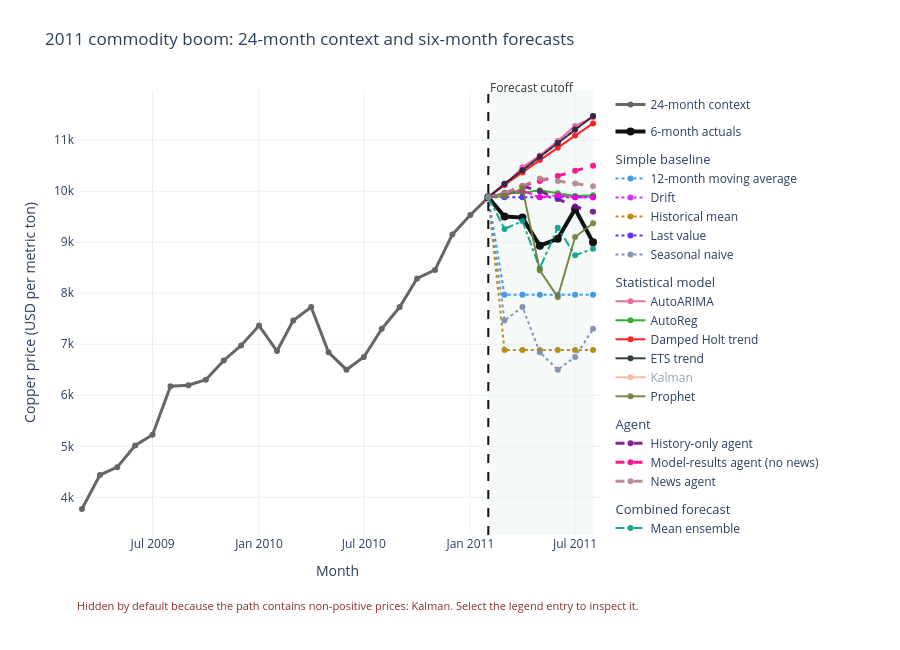
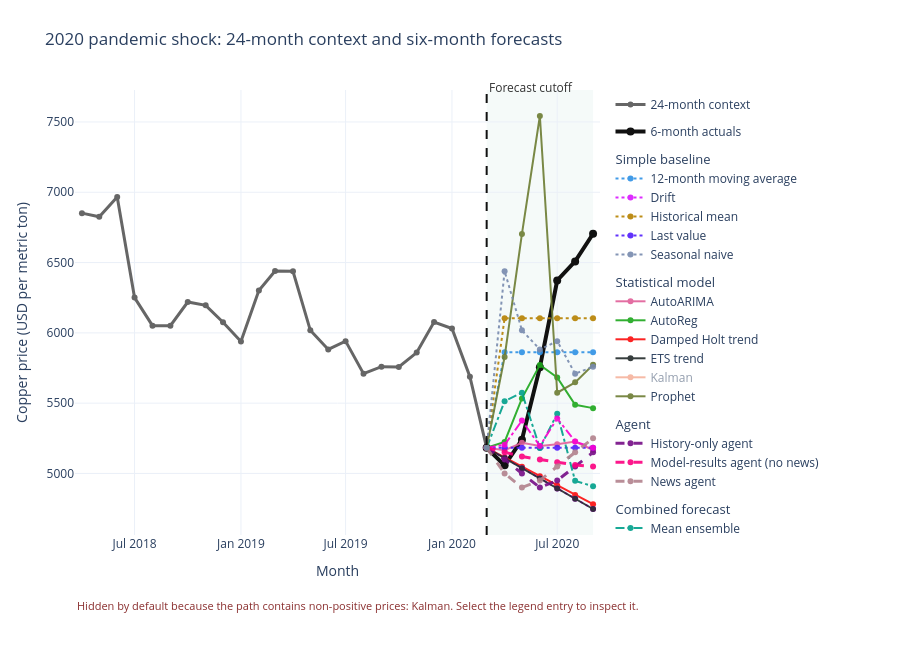
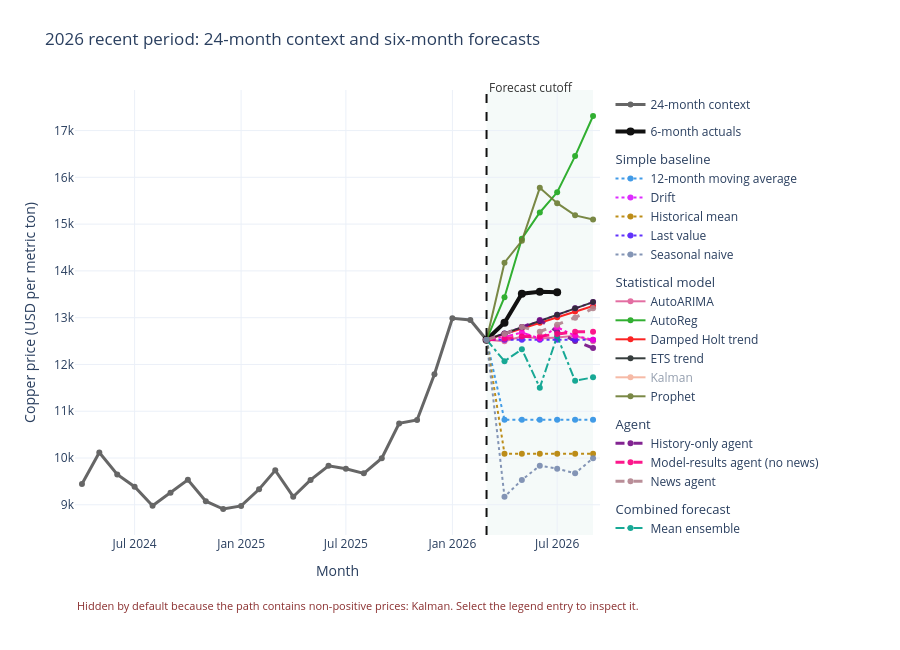

Here is the notebook cell these charts were saved with, in order:
### Markdown cell above
## 7. Compare every forecast path with its two-year context

Each scenario gets its own chart. The charcoal line shows the exact 24 monthly prices supplied to every method. The black line after the cutoff shows the six target months where actual prices are available; pending 2026 months remain blank. Every successful method is drawn from the cutoff through its six predictions. Line style indicates the method family, and hovering identifies the method and value.

Only point forecasts are shown here so all methods remain comparable and the chart stays readable. Forecast-range calibration is evaluated separately in the scorecards.

### Code cell
model_names = sorted(results["model"].unique())
model_palette = px.colors.qualitative.Dark24
model_colors = {
    model_name: model_palette[index % len(model_palette)]
    for index, model_name in enumerate(model_names)
}
family_dashes = {
    "Simple baseline": "dot",
    "Statistical model": "solid",
    "Combined forecast": "dashdot",
    "Agent": "dash",
}

scenario_figures = {}
for scenario, cutoff in SCENARIOS.items():
    context_frame = scenario_inputs[scenario]
    target_dates = pd.date_range(
        cutoff + pd.offsets.MonthBegin(1),
        periods=max(CONFIG.horizons),
        freq="MS",
    )
    target_actuals = copper.reindex(target_dates)["value"]
    scenario_results = results.loc[results["scenario"] == scenario].sort_values(
        ["family", "model", "horizon"]
    )

    figure = go.Figure()
    figure.add_trace(
        go.Scatter(
            x=context_frame.index,
            y=context_frame["value"],
            mode="lines+markers",
            name="24-month context",
            line={"color": "#666666", "width": 3},
            marker={"size": 6},
            hovertemplate="%{x|%b %Y}<br>Context: $%{y:,.0f}<extra></extra>",
        )
    )
    figure.add_trace(
        go.Scatter(
            x=[cutoff, *target_dates.tolist()],
            y=[float(context_frame["value"].iloc[-1]), *target_actuals.tolist()],
            mode="lines+markers",
            name="6-month actuals",
            line={"color": "#111111", "width": 4},
            marker={"size": 8, "symbol": "circle"},
            connectgaps=False,
            hovertemplate="%{x|%b %Y}<br>Actual: $%{y:,.0f}<extra></extra>",
        )
    )

    hidden_nonpositive = []
    for model_name, grouped_frame in scenario_results.groupby("model", sort=True):
        model_frame = grouped_frame.sort_values("horizon")
        family = str(model_frame["family"].iloc[0])
        has_nonpositive = bool((model_frame["point_forecast"] <= 0).any())
        if has_nonpositive:
            hidden_nonpositive.append(model_name)
        figure.add_trace(
            go.Scatter(
                x=[cutoff, *model_frame["forecast_date"].tolist()],
                y=[float(context_frame["value"].iloc[-1]), *model_frame["point_forecast"].tolist()],
                mode="lines+markers",
                name=model_name,
                legendgroup=family,
                legendgrouptitle_text=family,
                visible="legendonly" if has_nonpositive else True,
                line={
                    "color": model_colors[model_name],
                    "width": 3 if family == "Agent" else 2,
                    "dash": family_dashes[family],
                },
                marker={"size": 6},
                opacity=0.9,
                customdata=np.repeat(family, len(model_frame) + 1),
                hovertemplate=(
                    "%{x|%b %Y}<br>%{fullData.name}: $%{y:,.0f}"
                    "<br>%{customdata}<extra></extra>"
                ),
            )
        )

    figure.add_vrect(
        x0=cutoff,
        x1=target_dates.max(),
        fillcolor="#dcebea",
        opacity=0.28,
        line_width=0,
        layer="below",
    )
    figure.add_vline(x=cutoff, line_color="#111111", line_width=2, line_dash="dash")
    figure.add_annotation(
        x=cutoff,
        y=1.03,
        xref="x",
        yref="paper",
        text="Forecast cutoff",
        showarrow=False,
        xanchor="left",
        font={"size": 12, "color": "#333333"},
    )
    if hidden_nonpositive:
        figure.add_annotation(
            x=0,
            y=-0.18,
            xref="paper",
            yref="paper",
            text=(
                "Hidden by default because the path contains non-positive prices: "
                + ", ".join(hidden_nonpositive)
                + ". Select the legend entry to inspect it."
            ),
            showarrow=False,
            xanchor="left",
            align="left",
            font={"size": 11, "color": "#8a2f2f"},
        )

    figure.update_layout(
        title=f"{scenario}: 24-month context and six-month forecasts",
        template="plotly_white",
        height=650,
        margin={"l": 75, "r": 300, "t": 90, "b": 115},
        hovermode="x unified",
        legend={
            "x": 1.02,
            "y": 1,
            "xanchor": "left",
            "yanchor": "top",
            "groupclick": "toggleitem",
            "tracegroupgap": 8,
        },
        xaxis_title="Month",
        yaxis_title="Copper price (USD per metric ton)",
    )
    figure.update_xaxes(
        range=[context_frame.index.min() - pd.DateOffset(days=12), target_dates.max() + pd.DateOffset(days=12)]
    )
    scenario_figures[scenario] = figure
    figure.show()
